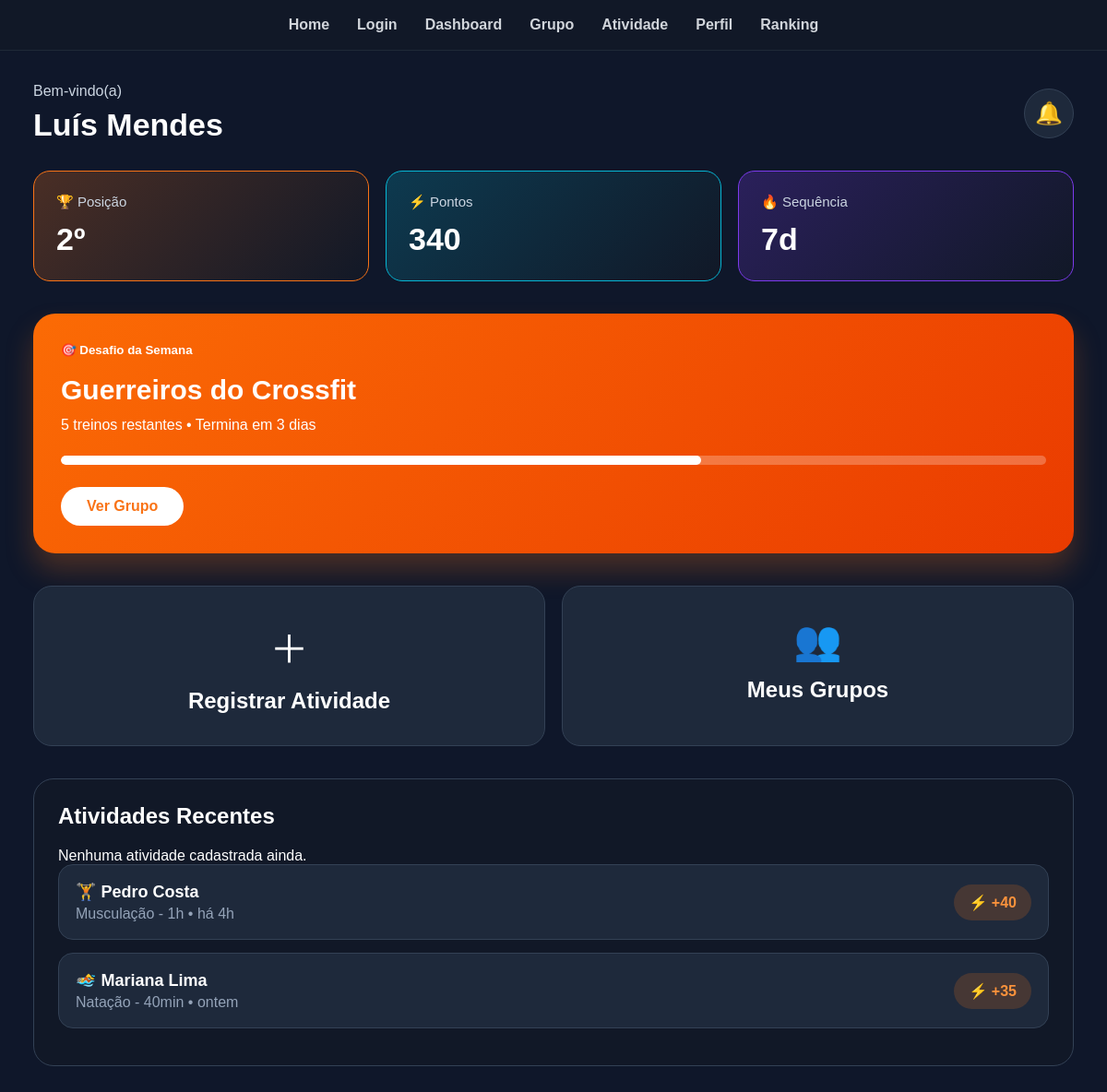
Page /dashboard/ on the earlier database version.
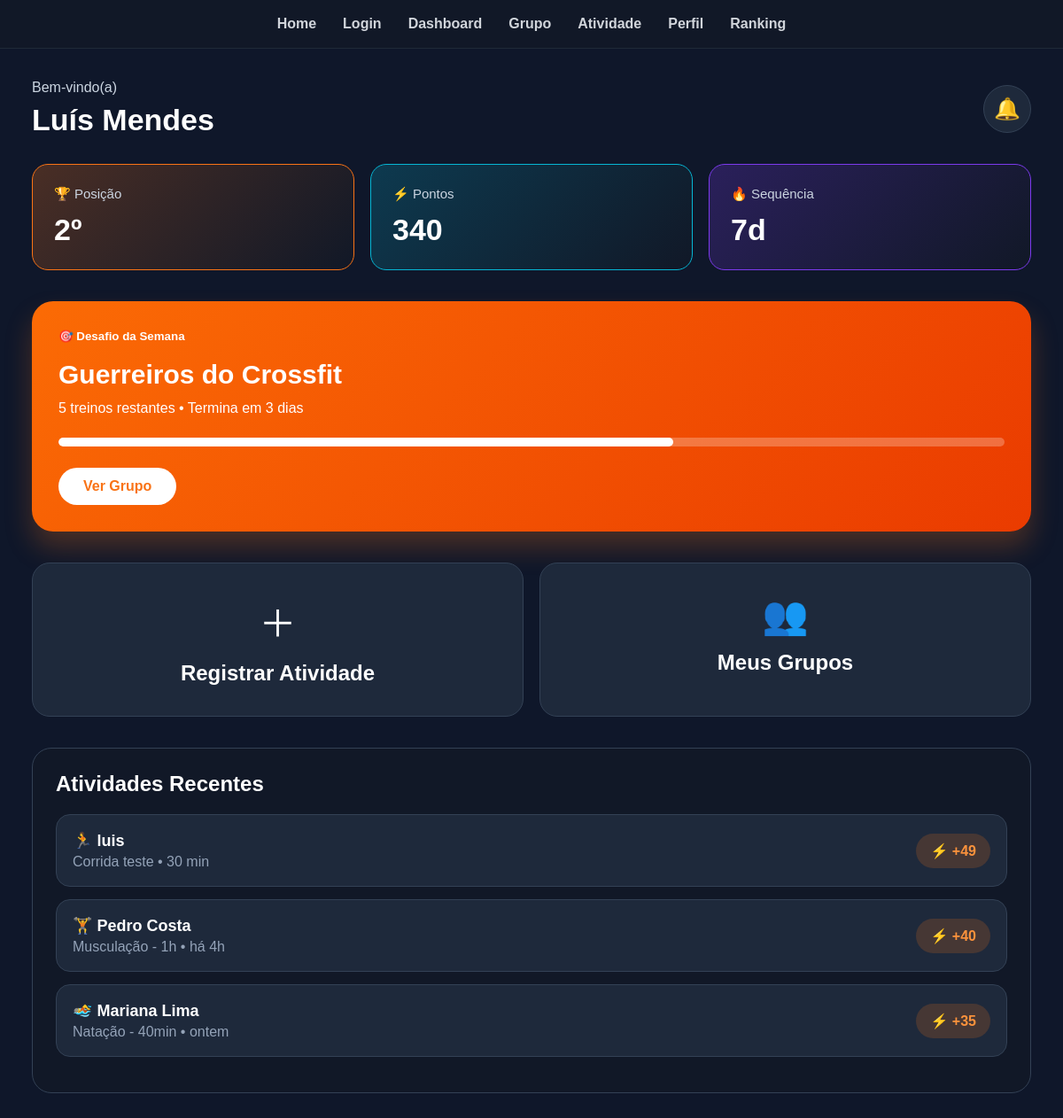
Same page on the later database version.
### core/models.py (models this page shows, shortened)
class Activity(models.Model):
    user = models.ForeignKey(User, on_delete=models.CASCADE, related_name='activities')
    group = models.ForeignKey(Group, on_delete=models.CASCADE, related_name='group_activities')
    image = models.ImageField(upload_to='activities/%Y/%m/%d/', blank=True, null=True)
    description = models.TextField(blank=True, null=True)
    duration_minutes = models.PositiveIntegerField(default=0)
    points_earned = models.IntegerField(default=0)
    created_at = models.DateTimeField(auto_now_add=True)
    class Meta:
        ordering = ['-created_at']

### core/views.py (the view)
# urls.py: path('dashboard/', dashboard),
def dashboard(request):
    atividades = Activity.objects.all().order_by('-created_at')
    return render(
        request,
        'core/dashboard.html',
        {"atividades": atividades}
    )

### core/templates/core/dashboard.html (shortened to what this page needs)
<!DOCTYPE html>
<html lang="pt-br">
<head>
</head>
<body>
<nav>
    <a href="/">Home</a>
    <a href="/login/">Login</a>
    <a href="/dashboard/">Dashboard</a>
    <a href="/grupo/">Grupo</a>
    <a href="/atividade/">Atividade</a>
    <a href="/perfil/">Perfil</a>
    <a href="/ranking/">Ranking</a>
</nav>
<div class="container">
    <section class="topo">
        <div>
            <p>Bem-vindo(a)</p>
            <h1>Luís Mendes</h1>
        </div>
        <div class="notificacao">🔔</div>
    </section>
    <section class="cards-status">
        <div class="status-card laranja">
            <span>🏆 Posição</span>
            <h2>2º</h2>
        </div>
        <div class="status-card azul">
            <span>⚡ Pontos</span>
            <h2>340</h2>
        </div>
        <div class="status-card roxo">
            <span>🔥 Sequência</span>
            <h2>7d</h2>
        </div>
    </section>
    <section class="desafio">
        <small>🎯 Desafio da Semana</small>
        <h2>Guerreiros do Crossfit</h2>
        <p>5 treinos restantes • Termina em 3 dias</p>
        <div class="progress">
            <div class="progress-bar"></div>
        </div>
        <a href="/grupo/" class="btn-light">Ver Grupo</a>
    </section>
    <section class="atalhos">
        <a href="/atividade/" class="atalho">
            <span class="icone">＋</span>
            <h2>Registrar Atividade</h2>
        </a>
        <a href="/grupo/" class="atalho">
            <span class="icone">👥</span>
            <h2>Meus Grupos</h2>
        </a>
    </section>
    <section class="atividades">
        <h2>Atividades Recentes</h2>
        {% for atividade in atividades %}
<div class="atividade-item">
    <div class="atividade-info">
        <strong>🏃 {{ atividade.user.username }}</strong>
        <span>
            {{ atividade.description }} • {{ atividade.duration_minutes }} min
        </span>
    </div>
    <div class="pontos">
        ⚡ +{{ atividade.points_earned }}
    </div>
</div>
{% empty %}
<p>Nenhuma atividade cadastrada ainda.</p>
{% endfor %}
        <div class="atividade-item">
            <div class="atividade-info">
                <strong>🏋️ Pedro Costa</strong>
                <span>Musculação - 1h • há 4h</span>
            </div>
            <div class="pontos">⚡ +40</div>
        </div>
        <div class="atividade-item">
            <div class="atividade-info">
                <strong>🏊 Mariana Lima</strong>
                <span>Natação - 40min • ontem</span>
            </div>
            <div class="pontos">⚡ +35</div>
        </div>
    </section>
</div>
</body>
</html>

### core/templates/core/dashboard.html (style rules this page uses)
* { margin: 0; padding: 0; box-sizing: border-box; }
body { font-family: Arial, Helvetica, sans-serif; background: #0f172a; color: white; }
nav { background: #111827; display: flex; justify-content: center; align-items: center; gap: 30px; padding: 18px; flex-wrap: wrap; border-bottom: 1px solid #1f2937; }
nav a { color: #d1d5db; text-decoration: none; font-weight: bold; font-size: 16px; transition: .3s; }
.container { width: 94%; max-width: 1600px; margin: 35px auto; }
.topo { display: flex; justify-content: space-between; align-items: center; margin-bottom: 30px; }
.topo p { color: #cbd5e1; margin-bottom: 8px; }
.topo h1 { font-size: 34px; }
.notificacao { width: 54px; height: 54px; border-radius: 50%; border: 1px solid #334155; display: flex; align-items: center; justify-content: center; background: #1e293b; font-size: 24px; }
.cards-status { display: grid; grid-template-columns: repeat(3, 1fr); gap: 18px; margin-bottom: 35px; }
.status-card { background: #111827; border: 1px solid #334155; border-radius: 18px; padding: 24px; min-height: 120px; }
.status-card span { display: block; font-size: 15px; color: #cbd5e1; margin-bottom: 12px; }
.status-card h2 { font-size: 34px; }
.laranja { border-color: #f97316; background: linear-gradient(135deg, rgba(249,115,22,.25), #111827); }
.azul { border-color: #06b6d4; background: linear-gradient(135deg, rgba(6,182,212,.22), #111827); }
.roxo { border-color: #7c3aed; background: linear-gradient(135deg, rgba(124,58,237,.25), #111827); }
.desafio { background: linear-gradient(135deg, #fb6b05, #ea3b00); border-radius: 24px; padding: 30px; margin-bottom: 35px; box-shadow: 0 18px 30px rgba(249,115,22,.25); }
.desafio small { font-weight: bold; }
.desafio h2 { margin: 18px 0 12px; font-size: 30px; }
.progress { width: 100%; height: 10px; border-radius: 999px; background: rgba(255,255,255,.25); margin: 24px 0; overflow: hidden; }
.progress-bar { width: 65%; height: 100%; background: white; border-radius: 999px; }
.btn-light { display: inline-block; background: white; color: #f97316; padding: 12px 28px; border-radius: 999px; text-decoration: none; font-weight: bold; }
.atalhos { display: grid; grid-template-columns: repeat(2, 1fr); gap: 18px; margin-bottom: 35px; }
.atalho { background: #1e293b; border: 1px solid #334155; border-radius: 20px; padding: 34px; text-align: center; text-decoration: none; color: white; transition: .3s; }
.atalho .icone { font-size: 42px; display: block; margin-bottom: 15px; }
.atividades { background: #111827; border: 1px solid #334155; border-radius: 22px; padding: 26px; }
.atividades h2 { margin-bottom: 20px; }
.atividade-item { display: flex; justify-content: space-between; align-items: center; background: #1e293b; border: 1px solid #334155; padding: 18px; border-radius: 16px; margin-bottom: 14px; }
.atividade-info strong { display: block; font-size: 18px; margin-bottom: 4px; }
.atividade-info span { color: #94a3b8; }
.pontos { background: rgba(249,115,22,.18); color: #fb923c; padding: 10px 16px; border-radius: 999px; font-weight: bold; }

Differences in the rows shown:
added Activity: user.username "luis", description "Corrida teste", duration_minutes "30", points_earned "49"
Other differences:
text no longer shown: "Nenhuma atividade cadastrada ainda."
